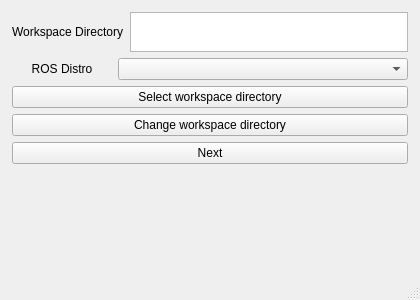
<?xml version="1.0" encoding="UTF-8"?>
<ui version="4.0">
 <class>MainWindow</class>
 <widget class="QMainWindow" name="MainWindow">
  <property name="geometry">
   <rect>
    <x>0</x>
    <y>0</y>
    <width>420</width>
    <height>300</height>
   </rect>
  </property>
  <property name="minimumSize">
   <size>
    <width>380</width>
    <height>280</height>
   </size>
  </property>
  <property name="windowTitle">
   <string>Workcell Builder</string>
  </property>
  <widget class="QWidget" name="centralwidget">
   <layout class="QVBoxLayout" name="verticalLayout_2">
    <property name="leftMargin">
     <number>12</number>
    </property>
    <property name="topMargin">
     <number>12</number>
    </property>
    <property name="rightMargin">
     <number>12</number>
    </property>
    <property name="bottomMargin">
     <number>12</number>
    </property>
    <item>
     <layout class="QVBoxLayout" name="verticalLayout">
      <item>
       <layout class="QHBoxLayout" name="horizontalLayout">
        <item>
         <widget class="QLabel" name="filepath_label">
          <property name="text">
           <string>Workspace Directory</string>
          </property>
         </widget>
        </item>
        <item>
         <widget class="QTextBrowser" name="filepath">
          <property name="maximumSize">
           <size>
            <width>16777215</width>
            <height>40</height>
           </size>
          </property>
         </widget>
        </item>
       </layout>
      </item>
      <item>
       <layout class="QHBoxLayout" name="horizontalLayout_4">
        <item>
         <widget class="QLabel" name="label">
          <property name="maximumSize">
           <size>
            <width>100</width>
            <height>16777215</height>
           </size>
          </property>
          <property name="text">
           <string>ROS Distro</string>
          </property>
          <property name="alignment">
           <set>Qt::AlignCenter</set>
          </property>
         </widget>
        </item>
        <item>
         <widget class="QComboBox" name="ros_distro">
          <property name="toolTip">
           <string>Select the ROS 2 distribution for this workcell (required)</string>
          </property>
         </widget>
        </item>
       </layout>
      </item>
      <item>
       <widget class="QPushButton" name="load_workcell">
        <property name="toolTip">
         <string>&lt;html&gt;&lt;head/&gt;&lt;body&gt;&lt;p&gt;Loads an existing workcell package and its workcell_description folder. Use this only if you previously created a project with this GUI.&lt;/p&gt;&lt;/body&gt;&lt;/html&gt;</string>
        </property>
        <property name="text">
         <string>Select workspace directory</string>
        </property>
       </widget>
      </item>
      <item>
       <widget class="QPushButton" name="change_workcell">
        <property name="toolTip">
         <string>Select a different workspace directory</string>
        </property>
        <property name="text">
         <string>Change workspace directory</string>
        </property>
       </widget>
      </item>
      <item>
       <widget class="QPushButton" name="next">
        <property name="toolTip">
         <string>Proceed to scene configuration</string>
        </property>
        <property name="text">
         <string>Next</string>
        </property>
       </widget>
      </item>
      <item>
       <widget class="QLabel" name="error_label">
        <property name="layoutDirection">
         <enum>Qt::LeftToRight</enum>
        </property>
        <property name="text">
         <string/>
        </property>
        <property name="alignment">
         <set>Qt::AlignCenter</set>
        </property>
       </widget>
      </item>
     </layout>
    </item>
   </layout>
  </widget>
  <widget class="QMenuBar" name="menubar">
   <property name="geometry">
    <rect>
     <x>0</x>
     <y>0</y>
     <width>364</width>
     <height>22</height>
    </rect>
   </property>
  </widget>
  <widget class="QStatusBar" name="statusbar"/>
 </widget>
 <resources/>
 <connections/>
</ui>
